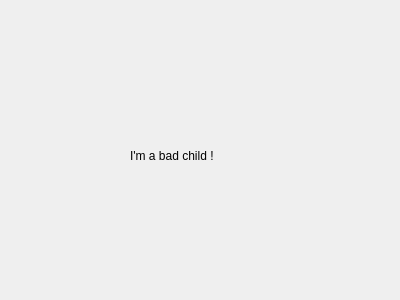
<?xml version="1.0" encoding="UTF-8"?>
<ui version="4.0">
 <class>SBBadChild</class>
 <widget class="QWidget" name="SBBadChild">
  <property name="geometry">
   <rect>
    <x>0</x>
    <y>0</y>
    <width>400</width>
    <height>300</height>
   </rect>
  </property>
  <property name="windowTitle">
   <string>SBBadChild</string>
  </property>
  <widget class="QLabel" name="label">
   <property name="geometry">
    <rect>
     <x>130</x>
     <y>130</y>
     <width>91</width>
     <height>51</height>
    </rect>
   </property>
   <property name="text">
    <string>I'm a bad child !</string>
   </property>
  </widget>
 </widget>
 <layoutdefault spacing="6" margin="11"/>
 <resources/>
 <connections/>
</ui>
